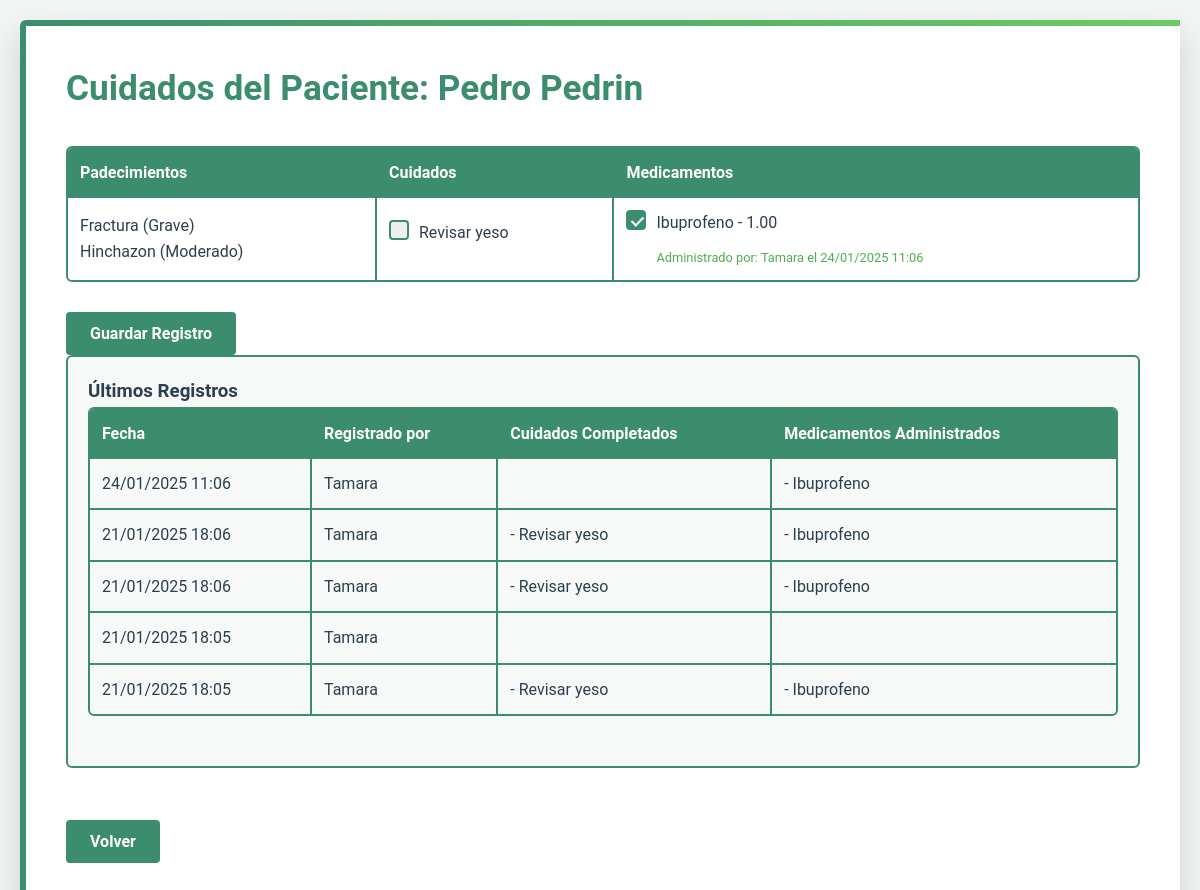
The page /enfermeria/cuidados-paciente/1/ (signed in) on the database its author committed.
### usuarioJefa/models.py (models this page shows, shortened)
class Paciente(models.Model):
    SEXO_CHOICES = [
        ('M', 'Masculino'),
        ('F', 'Femenino'),
    ]
    ESTADO_CHOICES = [
        ('ACTIVO', 'Activo'),
        ('INACTIVO', 'Inactivo'),
    ]
    nombres = models.CharField(max_length=100)
    apellidos = models.CharField(max_length=100)
    fecha_nacimiento = models.DateField()
    sexo = models.CharField(max_length=1, choices=SEXO_CHOICES)
    num_seguridad_social = models.CharField(max_length=20, unique=True)
    fecha_ingreso = models.DateTimeField(default=timezone.now)
    estado = models.CharField(max_length=10, choices=ESTADO_CHOICES, default='ACTIVO')
    area = models.ForeignKey('login.AreaEspecialidad', on_delete=models.PROTECT)  # Referenciamos a login.AreaEspecialidad
    doctor_actual = models.ForeignKey(
        Usuarios,
        on_delete=models.SET_NULL,
        null=True,
        related_name='pacientes_doctor',
        limit_choices_to={'tipoUsuario': 'DR'}
    )
    enfermero_actual = models.ForeignKey(
        Usuarios,
        on_delete=models.SET_NULL,
        null=True,
        related_name='pacientes_enfermero',
        limit_choices_to={'tipoUsuario': 'EN'}
    )
    hospital_origen = models.CharField(max_length=200, blank=True, null=True)
    esta_activo = models.BooleanField(default=True)
    fecha_alta = models.DateTimeField(null=True, blank=True)
    numero_ingresos = models.PositiveIntegerField(default=1)

class Medicamento(models.Model):
    nombre = models.CharField(max_length=200)
    gramaje = models.CharField(max_length=50)
    compuestos = models.ManyToManyField(Compuesto)
    cantidad_disponible = models.IntegerField(default=0)
    fecha_actualizacion = models.DateTimeField(auto_now=True)
    class Meta:
        verbose_name = 'Medicamento'
        verbose_name_plural = 'Medicamentos'

### usuarioDoctor/models.py (models this page shows, shortened)
class RecetaPadecimiento(models.Model):
    receta = models.ForeignKey(Receta, on_delete=models.CASCADE, related_name='padecimientos')
    padecimiento = models.ForeignKey(Padecimiento, on_delete=models.PROTECT)
    nivel_gravedad = models.IntegerField(choices=Diagnostico.NIVELES_GRAVEDAD)

class Padecimiento(models.Model):
    nombre = models.CharField(max_length=200)
    descripcion = models.TextField(null=True, blank=True)
    areas = models.ManyToManyField(
        'login.AreaEspecialidad',
        blank=True,
        related_name='padecimientos_relacionados',
        help_text="Áreas hospitalarias donde se maneja este padecimiento"
    )
    fortalezas = models.ManyToManyField(
        'login.Fortaleza',
        blank=True,
        related_name='padecimientos_asociados',
        help_text="Fortalezas de enfermería necesarias para atender este padecimiento"
    )
    activo = models.BooleanField(default=True)
    class Meta:
        ordering = ['nombre']
        verbose_name = 'Padecimiento'
        verbose_name_plural = 'Padecimientos'

class RecetaCuidado(models.Model):
    receta = models.ForeignKey(Receta, on_delete=models.CASCADE, related_name='cuidados')
    cuidado = models.ForeignKey(Cuidado, on_delete=models.PROTECT)
    completado = models.BooleanField(default=False)
    fecha_completado = models.DateTimeField(null=True, blank=True)
    completado_por = models.ForeignKey(
        'login.Usuarios',
        null=True,
        blank=True,
        on_delete=models.SET_NULL,
        limit_choices_to={'tipoUsuario': 'EN'}
    )

class Cuidado(models.Model):
    nombre = models.CharField(max_length=200)
    class Meta:
        verbose_name = 'Cuidado'
        verbose_name_plural = 'Cuidados'

class DetalleReceta(models.Model):
    UNIDADES_MEDIDA = [
        ('TAB', 'Tabletas'),
        ('ML', 'Mililitros'),
        ('MG', 'Miligramos'),
        ('CAP', 'Cápsulas'),
        ('GOT', 'Gotas'),
        ('AMP', 'Ampolletas'),
    ]
    receta = models.ForeignKey(Receta, on_delete=models.CASCADE, related_name='detalles')
    medicamento = models.ForeignKey('usuarioJefa.Medicamento', on_delete=models.PROTECT)
    cantidad_por_toma = models.DecimalField(max_digits=5, decimal_places=2)
    unidad_medida = models.CharField(max_length=3, choices=UNIDADES_MEDIDA)
    frecuencia_horas = models.PositiveIntegerField(help_text="Cada cuántas horas")
    dias_tratamiento = models.PositiveIntegerField()
    instrucciones = models.TextField()
    descripcion_opcional = models.TextField(blank=True)
    hay_existencia = models.BooleanField(default=True)

### usuarioEnfermeria/models.py (models this page shows)
class RegistroMedicamento(models.Model):
    seguimiento = models.ForeignKey(SeguimientoCuidados, on_delete=models.CASCADE)
    medicamento = models.ForeignKey(DetalleReceta, on_delete=models.CASCADE)
    administrado = models.BooleanField(default=False)
    fecha_administracion = models.DateTimeField(null=True, blank=True)
    notas = models.TextField(blank=True)

class SeguimientoCuidados(models.Model):
    paciente = models.ForeignKey('usuarioJefa.Paciente', on_delete=models.CASCADE)
    fecha_registro = models.DateTimeField(auto_now_add=True)
    numero_ingreso = models.PositiveIntegerField(default=1)
    registrado_por = models.ForeignKey(
        Usuarios,
        on_delete=models.PROTECT,
        limit_choices_to={'tipoUsuario__in': ['EN', 'JP']}
    )
    class Meta:
        verbose_name = "Seguimiento de Cuidados"
        verbose_name_plural = "Seguimientos de Cuidados"

class RegistroCuidado(models.Model):
    seguimiento = models.ForeignKey(SeguimientoCuidados, on_delete=models.CASCADE)
    cuidado = models.ForeignKey(RecetaCuidado, on_delete=models.CASCADE)
    completado = models.BooleanField(default=False)
    fecha_completado = models.DateTimeField(null=True, blank=True)
    notas = models.TextField(blank=True)

### login/models.py (models this page shows, shortened)
class Usuarios(AbstractUser):
    jefaPiso = 'JP'
    enfermeria = 'EN'
    doctor = 'DR'
    rolesUsuario = [
        (jefaPiso, 'Jefa de Piso'),
        (enfermeria, 'Enfermería'),
        (doctor, 'Doctor'),
    ]
    tipoUsuario = models.CharField(max_length=2, choices=rolesUsuario, default=enfermeria)
    apellidos = models.CharField(max_length=150)
    edad = models.IntegerField(null=True, blank=True)
    fechaNacimiento = models.DateField(null=True, blank=True)
    areaEspecialidad = models.ForeignKey(AreaEspecialidad, on_delete=models.SET_NULL, null=True, blank=True)
    fortalezas = models.ManyToManyField(Fortaleza, blank=True)
    estaActivo = models.BooleanField(default=True)
    fechaRegistro = models.DateTimeField(default=timezone.now)
    fechaEliminacion = models.DateTimeField(null=True, blank=True)
    cedula = models.CharField(max_length=20, blank=True, null=True)
    telefono = models.CharField(max_length=15, blank=True, null=True)
    direccion = models.TextField(blank=True, null=True)
    primerIngreso = models.BooleanField(default=True)

### usuarioEnfermeria/views.py (the view, shortened to what this page needs)
@login_required
def cuidados_paciente(request, paciente_id):
    if request.user.tipoUsuario not in ['EN', 'JP']:
        messages.error(request, 'No tienes permiso para acceder a esta sección')
        return redirect('login')
    paciente = get_object_or_404(Paciente, id=paciente_id)
    receta_actual = Receta.objects.filter(
        paciente=paciente,
        activa=True
    ).select_related('diagnostico').first()
    context = {
        'paciente': paciente,
        'receta': receta_actual,
        'padecimientos': RecetaPadecimiento.objects.filter(receta=receta_actual).select_related('padecimiento') if receta_actual else None,
        'cuidados': RecetaCuidado.objects.filter(receta=receta_actual).select_related('cuidado') if receta_actual else None,
        'medicamentos': DetalleReceta.objects.filter(receta=receta_actual).select_related('medicamento') if receta_actual else None,
        'registros_recientes': SeguimientoCuidados.objects.filter(
            paciente=paciente
        ).order_by('-fecha_registro')[:5],
        'ultimo_registro': SeguimientoCuidados.objects.filter(
            paciente=paciente
        ).order_by('-fecha_registro').first()
    }
    return render(request, 'usuarioEnfermeria/cuidados_paciente.html', context)

### usuarioEnfermeria/templates/usuarioEnfermeria/cuidados_paciente.html (shortened to what this page needs)
<!DOCTYPE html>
<html lang="es">
<head>
</head>
<body>
    <div class="container">
        <div class="header">
            <h1>Cuidados del Paciente: {{ paciente.nombres }} {{ paciente.apellidos }}</h1>
        </div>
        {% if receta %}
        <form method="POST">
            <table class="patients-table">
                <tr>
                    <th>Padecimientos</th>
                    <th>Cuidados</th>
                    <th>Medicamentos</th>
                </tr>
                <tr>
                    <td>
                        {% for padecimiento in padecimientos %}
                            <div>
                                {{ padecimiento.padecimiento.nombre }}
                                ({{ padecimiento.get_nivel_gravedad_display }})
                            </div>
                        {% endfor %}
                    </td>
                    <td>
                        {% for cuidado in cuidados %}
                            <div>
                                <label class="checkbox-container" for="cuidado_{{ cuidado.id }}">
                                    <span class="checkmark"></span>
                                    {{ cuidado.cuidado.nombre }}
                                </label>
                            </div>
                        {% endfor %}
                    </td>
                    <td>
                        {% for medicamento in medicamentos %}
                            <div>
                                <label class="checkbox-container" for="medicamento_{{ medicamento.id }}">
                                    <span class="checkmark"></span>
                                    {{ medicamento.medicamento.nombre }} - {{ medicamento.cantidad_por_toma }}
                                </label>
                                {% if ultimo_registro %}
                                    {% for registro in ultimo_registro.registromedicamento_set.all %}
                                        {% if registro.medicamento_id == medicamento.id and registro.administrado %}
                                            <div class="completion-info">
                                                Administrado por: {{ ultimo_registro.registrado_por.get_full_name }}
                                                el {{ ultimo_registro.fecha_registro|date:"d/m/Y H:i" }}
                                            </div>
                                        {% endif %}
                                    {% endfor %}
                                {% endif %}
                            </div>
                        {% endfor %}
                    </td>
                </tr>
            </table>
            <button type="submit" class="btn">Guardar Registro</button>
        </form>
        {% else %}
        <p>No hay una receta activa para este paciente.</p>
        {% endif %}
        {% if registros_recientes %}
        <div class="recent-records">
            <h3>Últimos Registros</h3>
            <table class="patients-table">
                <tr>
                    <th>Fecha</th>
                    <th>Registrado por</th>
                    <th>Cuidados Completados</th>
                    <th>Medicamentos Administrados</th>
                </tr>
                {% for registro in registros_recientes %}
                <tr>
                    <td>{{ registro.fecha_registro|date:"d/m/Y H:i" }}</td>
                    <td>{{ registro.registrado_por.get_full_name }}</td>
                    <td>
                        {% for cuidado in registro.registrocuidado_set.all %}
                            {% if cuidado.completado %}
                                - {{ cuidado.cuidado.cuidado.nombre }}<br>
                            {% endif %}
                        {% endfor %}
                    </td>
                    <td>
                        {% for medicamento in registro.registromedicamento_set.all %}
                            {% if medicamento.administrado %}
                                - {{ medicamento.medicamento.medicamento.nombre }}<br>
                            {% endif %}
                        {% endfor %}
                    </td>
                </tr>
                {% endfor %}
            </table>
        </div>
        {% endif %}
        <br><br>
        <a href="{% url 'enfermeria:pacientes_enfermeria' %}">
            <button type="button" class="btn">Volver</button>
        </a>
    </div>
</body>
</html>

### usuarioEnfermeria/templates/usuarioEnfermeria/cuidados_paciente.html (style rules this page uses)
:root { --primary-color: #3C8D6D; --secondary-color: #4CAF50; --accent-color: #6ECB63; --background-color: #F0F4F2; --text-color: #2C3E50; --white: #FFFFFF; --border-color: #3C8D6D; }
* { margin: 0; padding: 0; box-sizing: border-box; font-family: 'Roboto', 'Arial', sans-serif; }
body { background-color: var(--background-color); color: var(--text-color); line-height: 1.6; padding: 20px; }
.container { background-color: var(--white); border-radius: 6px; box-shadow: 0 15px 30px rgba(0,0,0,0.15); padding: 40px; max-width: 1200px; margin: 0 auto; border-left: 6px solid var(--primary-color); position: relative; }
.container::before { content: ''; position: absolute; top: 0; left: 0; right: 0; height: 6px; background: linear-gradient(to right, var(--primary-color), var(--accent-color)); }
.header { margin-bottom: 30px; }
.header h1 { color: var(--primary-color); font-size: 2.2rem; margin-bottom: 10px; }
.patients-table { width: 100%; border-collapse: separate; border-spacing: 0; margin-bottom: 30px; border: 2px solid var(--primary-color); border-radius: 6px; overflow: hidden; }
.patients-table th { background-color: var(--primary-color); color: var(--white); padding: 12px; text-align: left; font-weight: 600; }
.patients-table td { padding: 12px; border-bottom: 2px solid var(--primary-color); border-right: 2px solid var(--primary-color); }
.patients-table tr:last-child td { border-bottom: none; }
.patients-table td:last-child { border-right: none; }
.checkbox-container { display: block; position: relative; padding-left: 30px; margin-bottom: 12px; cursor: pointer; }
.checkmark { position: absolute; top: 0; left: 0; height: 20px; width: 20px; background-color: #eee; border: 2px solid var(--primary-color); border-radius: 4px; }
.checkbox-container input:checked ~ .checkmark { background-color: var(--primary-color); }
.checkmark:after { content: ""; position: absolute; display: none; }
.checkbox-container input:checked ~ .checkmark:after { display: block; }
.checkbox-container .checkmark:after { left: 6px; top: 2px; width: 5px; height: 10px; border: solid white; border-width: 0 2px 2px 0; transform: rotate(45deg); }
.completion-info { font-size: 0.8rem; color: var(--secondary-color); margin-left: 30px; }
.btn { background-color: var(--primary-color); color: var(--white); border: none; padding: 12px 24px; border-radius: 4px; cursor: pointer; font-size: 1rem; font-weight: 600; transition: background-color 0.3s ease; }
.recent-records { background-color: #F6F9F7; border: 2px solid var(--primary-color); border-radius: 6px; padding: 20px; }

### rows shown on the page
Paciente: nombres "Pedro", apellidos "Pedrin"
RecetaPadecimiento: padecimiento.nombre "Fractura", nivel_gravedad "Grave"
RecetaPadecimiento: padecimiento.nombre "Hinchazon", nivel_gravedad "Moderado"
RecetaCuidado: cuidado.nombre "Revisar yeso"
DetalleReceta: medicamento.nombre "Ibuprofeno", cantidad_por_toma "1.00"
RegistroMedicamento: medicamento.medicamento.nombre "Ibuprofeno"
SeguimientoCuidados: registrado_por.get_full_name "Tamara", fecha_registro "24/01/2025 11:06"
SeguimientoCuidados: fecha_registro "21/01/2025 18:06", registrado_por.get_full_name "Tamara"
RegistroCuidado: cuidado.cuidado.nombre "Revisar yeso"
RegistroMedicamento: medicamento.medicamento.nombre "Ibuprofeno"
SeguimientoCuidados: fecha_registro "21/01/2025 18:06", registrado_por.get_full_name "Tamara"
RegistroCuidado: cuidado.cuidado.nombre "Revisar yeso"
RegistroMedicamento: medicamento.medicamento.nombre "Ibuprofeno"
SeguimientoCuidados: fecha_registro "21/01/2025 18:05", registrado_por.get_full_name "Tamara"
SeguimientoCuidados: fecha_registro "21/01/2025 18:05", registrado_por.get_full_name "Tamara"
RegistroCuidado: cuidado.cuidado.nombre "Revisar yeso"
RegistroMedicamento: medicamento.medicamento.nombre "Ibuprofeno"
